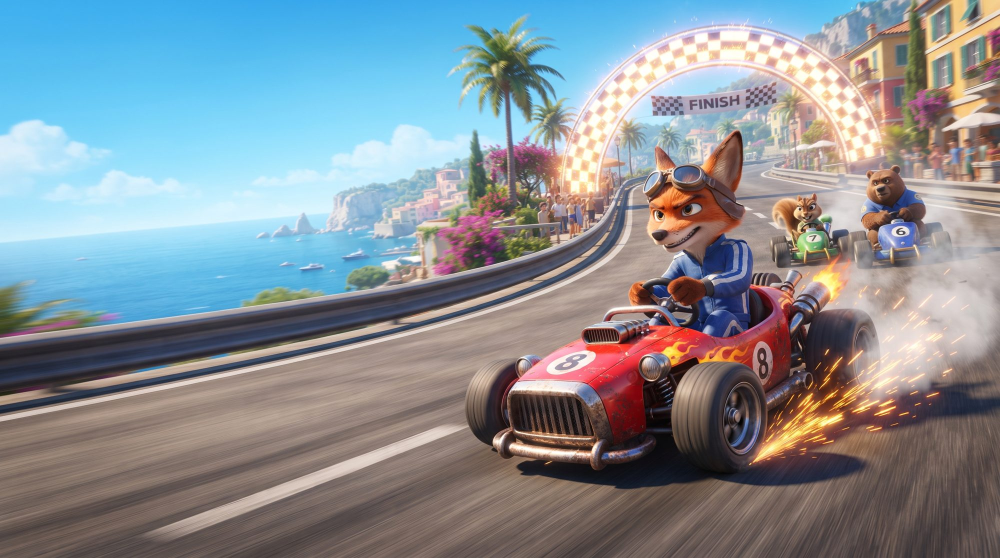
#> input picture art/kart.jpg, 2000 x 1116 px, found by its file name (shown at 1/2 size)
$ python build2.py
#> lines starting #> are read from the running program, lines starting #| are printed output that depends on the picture
from PIL import Image, ImageDraw, ImageFont, ImageFilter
W,H=1080,1350
FP='/usr/share/fonts/truetype/google-fonts/Poppins-%s.ttf'
def F(s,w='Black'): return ImageFont.truetype(FP%('Medium' if w=='Medium' else 'Bold'),s)
M=ImageDraw.Draw(Image.new('RGB',(9,9)))
def fit(t,s,mx,w='Black'):
    while M.textlength(t,font=F(s,w))>mx: s-=2
    return F(s,w)
def cover(im,w,h,cx=.5,cy=.5):
#> called with w = 1080, h = 1350, cx = 0.64, cy = 0.5
    r=max(w/im.width,h/im.height); im=im.resize((int(im.width*r)+1,int(im.height*r)+1),Image.LANCZOS)
#> after `r = max(w / im.width, h / im.height)`: r = 1.21
    x=int(min(max(cx*im.width-w/2,0),im.width-w)); y=int(min(max(cy*im.height-h/2,0),im.height-h)); return im.crop((x,y,x+w,y+h))
#> after `x = int(min(max(cx * im.width - w / 2, 0), im.width - w))`: x = 1008
#> after `y = int(min(max(cy * im.height - h / 2, 0), im.height - h))`: y = 0
#> after `return im.crop((x, y, x + w, y + h))`:
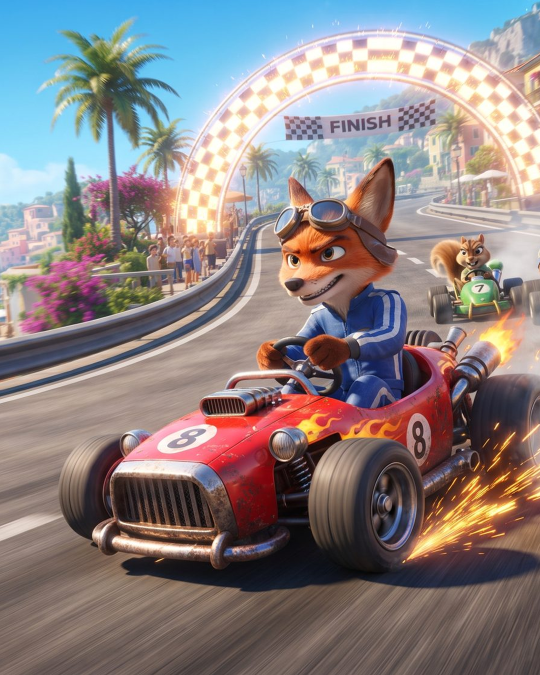
#> returned value: PIL image 1080x1350 RGB (shown at 1/2 size); mean R, G, B 138.5, 129.9, 130.5
def shade(im,h0=.5,a=225):
#> called with h0 = 0.52, a = 225
    g=Image.new('RGBA',im.size); d=ImageDraw.Draw(g)
#> after `g = Image.new('RGBA', im.size)`: g: PIL image 1080x1350 RGBA; every value is 0
    for y in range(im.height):
        t=max(0,(y/im.height-h0)/(1-h0)); d.line([(0,y),(im.width,y)],fill=(0,0,0,int(a*t)))
    return Image.alpha_composite(im.convert('RGBA'),g).convert('RGB')
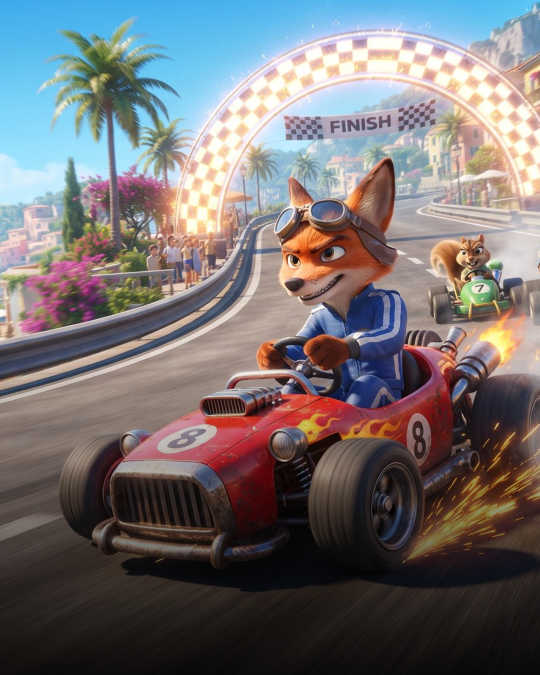
#> returned value: PIL image 1080x1350 RGB (shown at 1/2 size); mean R, G, B 115.6, 111.5, 113.4
def T(d,xy,s,f,fill='white',anchor='la',st=0): d.text(xy,s,font=f,fill=fill,anchor=anchor,stroke_width=st,stroke_fill='black')
def dots(im,n,i):
    d=ImageDraw.Draw(im)
    for k in range(n): d.ellipse((W//2-n*14+k*28,H-40,W//2-n*14+k*28+12,H-28),fill='white' if k==i else (255,255,255,90) if False else '#888888')
def poster(p):
    bg=cover(Image.open(p).convert('RGB'),W,H).filter(ImageFilter.GaussianBlur(40))
    po=Image.open(p).convert('RGB'); r=(H-120)/po.height; po=po.resize((int(po.width*r),H-120)); bg.paste(po,((W-po.width)//2,60)); return bg
def game(key,art,real,icon_site,title,acc,cx,tag,feat,lines,posters):
    s=[]
    # 1 hero on subject
    h=shade(cover(Image.open(art).convert('RGB'),W,H,cx,.5),.52); d=ImageDraw.Draw(h)
    T(d,(60,H-330),title,fit(title,150,960),acc,st=4); T(d,(64,H-165),tag,fit(tag,56,950,'Bold'),'white',st=2)
    T(d,(W-60,60),'SWIPE  >>',F(40,'Bold'),'white','ra',2); s.append(h)
    # 2 real icon art full-bleed with feature
#> (the run stopped early here; a loop or call above may not have finished)
